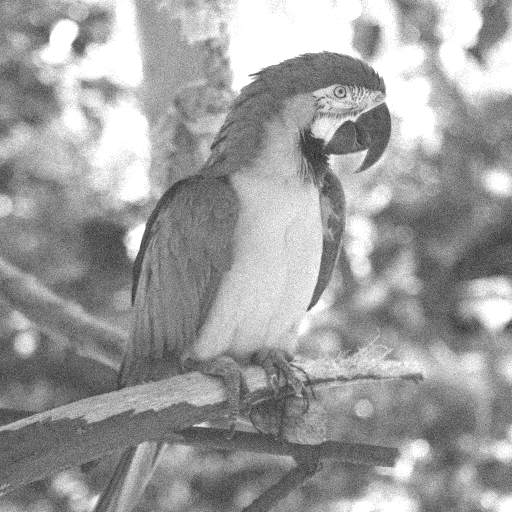
#> input picture code/data/papa_noise.png, 512 x 512 px
$ python pca_papa_noise.py
#> lines starting #> are read from the running program, lines starting #| are printed output that depends on the picture
import numpy as np
import matplotlib.pyplot as plt
from sklearn.decomposition import PCA

img = plt.imread('data/papa_noise.png')
#> img is the input picture: shape (512, 512) float32; min 0.0941, max 1, mean 0.618
plt.imshow(img, cmap='gray')
plt.show()

model = PCA(0.99)
model.fit(img)

print("Number of Components:", len(model.explained_variance_ratio_))
plt.plot(np.cumsum(model.explained_variance_ratio_))
plt.show()
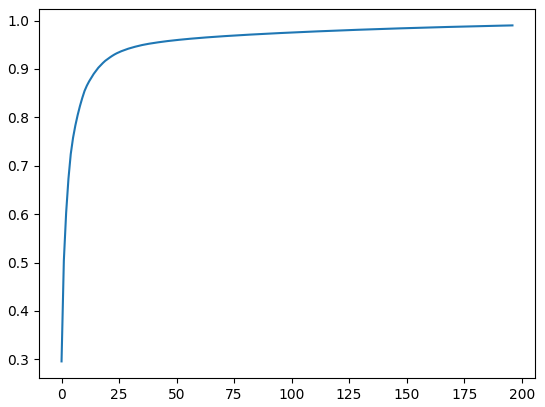
#> figure drawn by matplotlib, 1 panel; curve peaks at x = 196, y = 0.99

img_rec = model.inverse_transform(model.fit_transform(img))
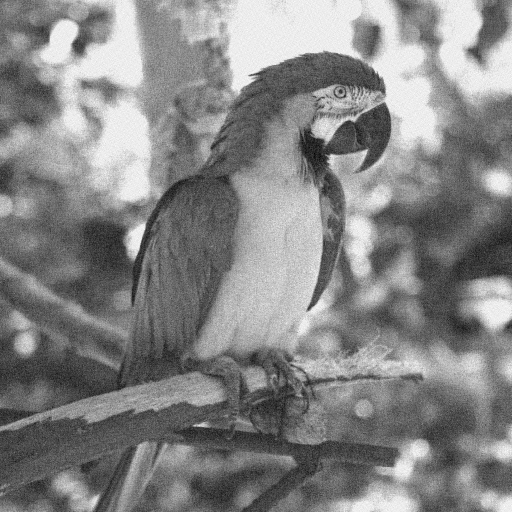
#> img_rec: shape (512, 512) float32; min 0.125, max 1.07, mean 0.618; drawn with min black and max white
plt.imshow(img_rec, cmap='gray')
plt.show()
